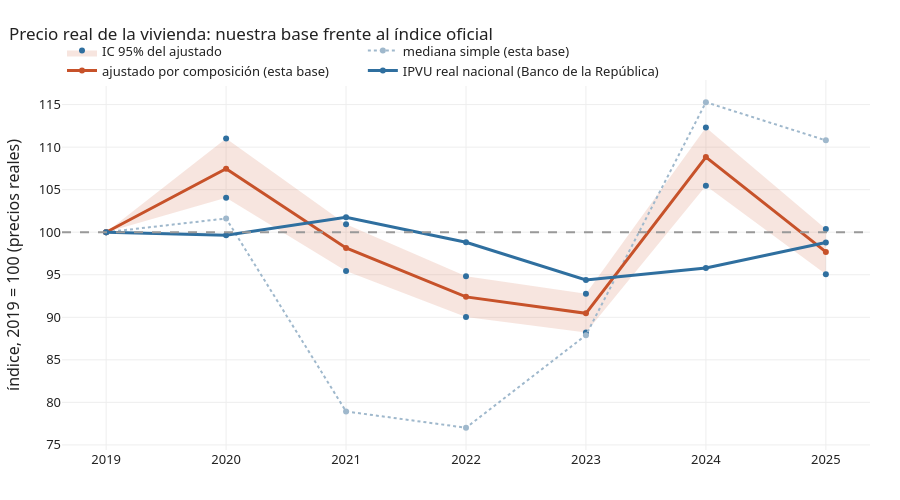

Source (notebook cell):
### Markdown cell above
### Comparación con el índice oficial

La mediana por año mezcla dos cosas: el cambio de precio y el cambio en qué se vendió
cada año (más o menos Alameda del Río, más o menos estrato 6). Para separarlas
calculamos un índice ajustado por composición: una regresión del precio por m² real con
el año, controlando barrio, estrato, área y tipo de predio. Lo comparamos con el Índice
de Precios de la Vivienda Usada (IPVU) real del Banco de la República. Usamos la serie
nacional, que incluye a Barranquilla: el Banco no publica el IPVU por ciudad. Los datos están en `datos/ipvu_nacional_banrep.csv`.

### Code cell
import statsmodels.formula.api as smf

# Índice ajustado por composición: regresión del log del m² real con efectos de año,
# controlando barrio, estrato, área y tipo de predio. El efecto de cada año es el cambio
# de precio para una vivienda "igual" en todo lo demás.
d = viv[viv.anio.between(2019, 2025)].copy()
d["barrio_m"] = d.barrio.fillna("SIN BARRIO").astype(str)
d["tipo"] = d.condicion_predio.fillna("SIN DATO").astype(str)
d["estrato_m"] = d.estrato_txt.astype(str)
d["log_pm2"] = np.log(d.precio_m2_real)
d["log_area"] = np.log(d.area)
hedonico = smf.ols("log_pm2 ~ C(anio) + C(barrio_m) + C(estrato_m) + log_area + C(tipo)", data=d).fit()
ic = hedonico.conf_int()
anios = range(2019, 2026)
indice = pd.Series({a: 100.0 if a == 2019 else 100 * np.exp(hedonico.params[f"C(anio)[T.{a}]"]) for a in anios})
inf = pd.Series({a: 100.0 if a == 2019 else 100 * np.exp(ic.loc[f"C(anio)[T.{a}]", 0]) for a in anios})
sup = pd.Series({a: 100.0 if a == 2019 else 100 * np.exp(ic.loc[f"C(anio)[T.{a}]", 1]) for a in anios})

# IPVU real nacional del Banco de la República (promedio de los cuatro trimestres)
ipvu = pd.read_csv("datos/ipvu_nacional_banrep.csv", parse_dates=["fecha"])
ipvu_anual = ipvu.groupby(ipvu.fecha.dt.year).ipvu_real.mean().loc[2019:2025]
ipvu_indice = 100 * ipvu_anual / ipvu_anual.loc[2019]
simple = serie.real.loc[2019:2025]
simple_indice = 100 * simple / simple.loc[2019]

fig = go.Figure()
fig.add_scatter(x=list(anios) + list(anios)[::-1], y=list(sup) + list(inf)[::-1], fill="toself",
                fillcolor="rgba(199,82,42,0.15)", line=dict(width=0), hoverinfo="skip", name="IC 95% del ajustado")
fig.add_scatter(x=simple_indice.index, y=simple_indice, name="mediana simple (esta base)", mode="lines+markers",
                line=dict(color=GRIS, width=2, dash="dot"), hovertemplate="%{x}: %{y:.0f}<extra></extra>")
fig.add_scatter(x=indice.index, y=indice, name="ajustado por composición (esta base)", mode="lines+markers",
                line=dict(color=ROJO, width=3), hovertemplate="%{x}: %{y:.0f}<extra></extra>")
fig.add_scatter(x=ipvu_indice.index, y=ipvu_indice, name="IPVU real nacional (Banco de la República)",
                mode="lines+markers", line=dict(color=AZUL, width=3), hovertemplate="%{x}: %{y:.0f}<extra></extra>")
fig.add_hline(y=100, line_dash="dash", line_color="#999")
fig.update_yaxes(title="índice, 2019 = 100 (precios reales)")
fig.update_xaxes(dtick=1)
fig.update_layout(legend=dict(orientation="h", y=1.12))
mostrar(fig, "Precio real de la vivienda: nuestra base frente al índice oficial", alto=500)

print(f"R² del modelo de ajuste: {hedonico.rsquared:.2f}   (n = {int(hedonico.nobs):,})")
pd.DataFrame({"mediana simple": simple_indice.round(1), "ajustado por composición": indice.round(1),
              "IPVU real nacional": ipvu_indice.round(1)})

### Figure 1 — Plotly figure (JSON) as saved in the notebook; plotly's stock layout.template omitted (floating-point values rounded to 4 significant figures)
{"data": [{"fill": "toself", "fillcolor": "rgba(199,82,42,0.15)", "hoverinfo": "skip", "line": {"width": 0}, "name": "IC 95% del ajustado", "type": "scatter", "x": [2019, 2020, 2021, 2022, 2023, 2024, 2025, 2025, 2024, 2023, 2022, 2021, 2020, 2019], "y": [100.0, 111.0, 100.9, 94.82, 92.78, 112.3, 100.4, 95.06, 105.5, 88.22, 90.04, 95.43, 104.0, 100.0]}, {"hovertemplate": "%{x}: %{y:.0f}<extra></extra>", "line": {"color": "#9FB8CC", "dash": "dot", "width": 2}, "mode": "lines+markers", "name": "mediana simple (esta base)", "type": "scatter", "x": [2019, 2020, 2021, 2022, 2023, 2024, 2025], "y": [100.0, 101.6, 78.93, 77.02, 87.9, 115.3, 110.8]}, {"hovertemplate": "%{x}: %{y:.0f}<extra></extra>", "line": {"color": "#C7522A", "width": 3}, "mode": "lines+markers", "name": "ajustado por composición (esta base)", "type": "scatter", "x": [2019, 2020, 2021, 2022, 2023, 2024, 2025], "y": [100.0, 107.5, 98.14, 92.4, 90.47, 108.8, 97.69]}, {"hovertemplate": "%{x}: %{y:.0f}<extra></extra>", "line": {"color": "#2F6F9F", "width": 3}, "mode": "lines+markers", "name": "IPVU real nacional (Banco de la República)", "type": "scatter", "x": [2019, 2020, 2021, 2022, 2023, 2024, 2025], "y": [100.0, 99.65, 101.7, 98.82, 94.39, 95.79, 98.78]}], "layout": {"height": 500, "legend": {"orientation": "h", "y": 1.12}, "shapes": [{"line": {"color": "#999", "dash": "dash"}, "type": "line", "x0": 0, "x1": 1, "xref": "x domain", "y0": 100, "y1": 100, "yref": "y"}], "title": {"text": "Precio real de la vivienda: nuestra base frente al índice oficial"}, "xaxis": {"dtick": 1}, "yaxis": {"title": {"text": "índice, 2019 = 100 (precios reales)"}}}}
